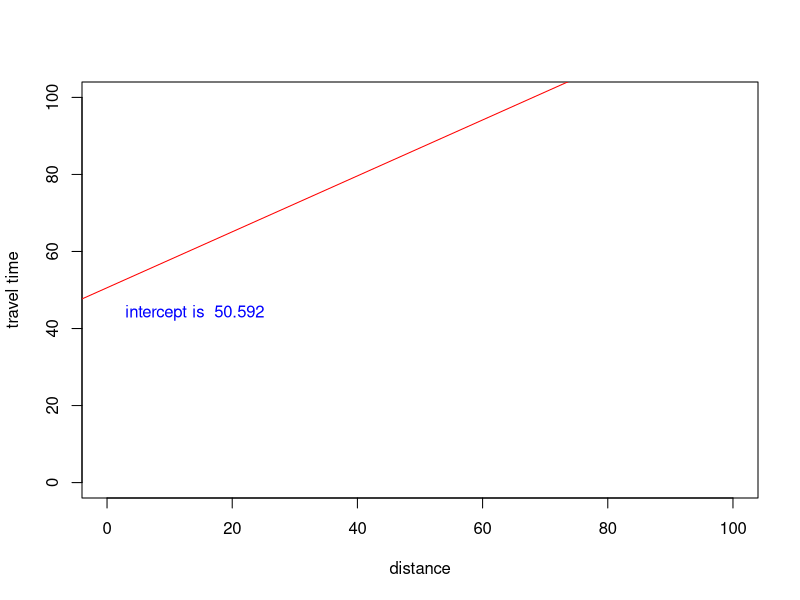

The R source for this figure: (Note: this script raises an error after producing the figure.)
## ---- chunk 1
library(ggplot2)
## ---- chunk 2
R <- 0.636
Sx <- 99
Sy <- 113
b1 <- round(R*(Sy/Sx),3)


## ---- chunk 3
Mx <- 108
My <- 129
b0 <- round(My -(b1*Mx), 3)
## ---- chunk 4
plot(c(0,100), c(0,100), type = "n", xlab="distance", ylab="travel time")
text(14,44, paste("intercept is ", b0), col = "blue")#, adj = c(0, -.1))
abline(a=b0, b=b1, col = "RED")
## ---- chunk 5
R2 <- round(R**2,3)
## ---- chunk 6
residual <- 168 - travel_time

if( residual > 0){
  message <- "The residual is positive which means that the travel time is underestimated by the model"
}else if ( residual < 0){
  message <- "The residual is negetive which means that the travel time is overestimated by the model"
}else{
  message <- "The residual is zero which means that the travel time is exactly estimated by the model"
}
